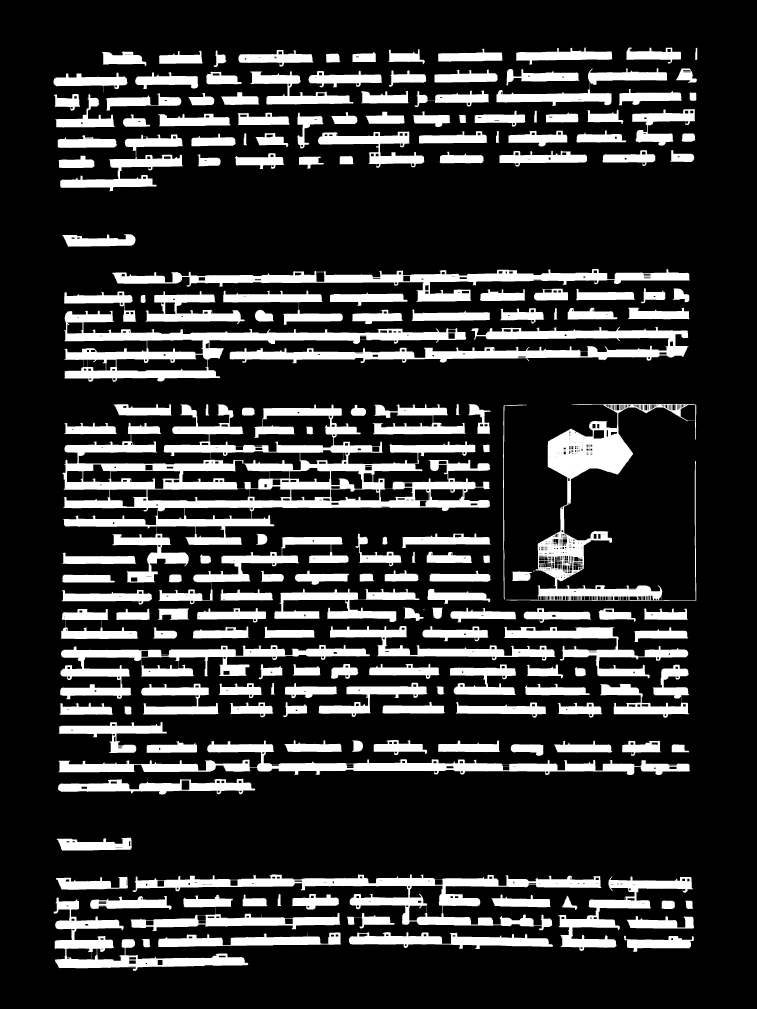
#> input picture src/aa.jpg, 3026 x 4034 px (shown at 1/4 size)
$ python -i dataset_processor.py   (imports and definitions only)
#> lines starting #> are read from the running program, lines starting #| are printed output that depends on the picture; after the words box and inside, x2 and y2 are one past the last pixel; in counts of white or black regions, pixels touching at a corner belong together
### src/utils/helpers.py
import cv2
import matplotlib.pyplot as plt
import numpy as np

def load_image(path, color_type=cv2.IMREAD_GRAYSCALE):
    image = cv2.imread(path, color_type)
    return image

# [12 lines left out: functions debug_display_image, debug_plot_array, not called in this run]

### src/filters/binarization/otsu.py
import cv2
from filters.image_filter import ImageFilter

class OtsuBinarization(ImageFilter):

    def __init__(self):
        """Performs Otsu binarization on given image
        """

        super().__init__()

    def process(self, input_image):
        """Converts given image to binary image using Otsu algorithm

        Arguments:
            input_image {opencv image} -- input image

        Returns:
            opencv image -- Returns binary image where 0 values denotes
                            foreground and 255 background
        """

        _, output_image = cv2.threshold(input_image, 0, 255, cv2.THRESH_BINARY + cv2.THRESH_OTSU)

        return output_image

### src/ocr/filters/noise/noise_removal.py
import cv2
from filters.image_filter import ImageFilter


class NoiseRemoval(ImageFilter):

    def __init__(self, scaled_dimension=800, kernel_size=30):
        """Performs noise removal on given image

        Keyword Arguments:
            scaled_dimension {int} -- Scaled image size (used for cropping foreground) (default: {800})
        """

        super().__init__()
        self.scaled_dimension = scaled_dimension
        self.kernel_size = kernel_size

    def process(self, input_image):
        """Removes noise (dots, uneven fragments...) from given image

        Arguments:
            input_image {opencv image} -- input image where 0 values denotes
                            background and 255 foreground

        Returns:
            opencv image -- Returns binary image where 0 values denotes
                            background and 255 foreground
        """
        height, width = input_image.shape

        new_image = input_image.copy()

        biggest_dimension = max(height, width)
        scale = self.scaled_dimension / biggest_dimension

        new_height, new_width = round(height * scale), round(width * scale)
        scaled_image = cv2.resize(
            new_image, (new_width, new_height), interpolation=cv2.INTER_NEAREST)

        denoised_image = cv2.fastNlMeansDenoising(
            scaled_image, None, 30, 7, 21)
        kernel = cv2.getStructuringElement(
            cv2.MORPH_RECT, (self.kernel_size, self.kernel_size))
        dilated_mask = cv2.dilate(denoised_image, kernel)

        binary_mask = cv2.threshold(
            dilated_mask, 127, 255, cv2.THRESH_BINARY)[1]
        binary_mask = cv2.resize(
            binary_mask, (width, height), interpolation=cv2.INTER_NEAREST)

        output_image = cv2.bitwise_and(
            input_image, input_image, mask=binary_mask)

        return output_image

### src/ocr_image.py
import sys
import cv2
import numpy as np

from utils import hist


class OCRImage:

    MAX_ROTATE = 15

    def __init__(self, image, width, height, x_offset=0, y_offset=0):
        self._image = image
        self._x_offset = x_offset
        self._y_offset = y_offset
        self._width = x_offset
        self._height = height

    def save(self, name):
        cv2.imwrite(name, self._image)

    def get_image(self):
        return self._image

    def set_image(self, image):
        self._image = image

    def get_x(self):
        return self._x_offset

    def get_y(self):
        return self._y_offset

    def get_height(self):
        return self._height

    def get_width(self):
        return self._width

    # [5 lines left out: function get_bounding_box, not called in this run]

    def get_segments(self):
        image = self.get_image()

        h_proj = hist.horizontal_projection(image)
        v_proj = hist.vertical_projection(image)

        min_x, max_x = hist.blob_range(v_proj)
        min_y, max_y = hist.blob_range(h_proj)

        # max is last index with white pixel so add one to catch the last one
        max_x += 1
        max_y += 1

        width = max_x - min_x
        height = max_y - min_y
        roi_image = image[min_y:max_y, min_x:max_x]

        return roi_image, width, height, min_x, min_y

    def fix_skew(self):
        angle = self._calculate_skewed_angle(self._image)

        if abs(angle) < self.MAX_ROTATE:
            self._image = self._rotate_image(self._image, angle)
            self._height, self._width = self._image.shape

        return angle

    def _calculate_skewed_angle(self, image):
        coords = np.column_stack(np.where(image > 0))
        angle = cv2.minAreaRect(coords)[-1]

        if angle < -45:
            return -(90 + angle)
        else:
            return -angle

    def _rotate_image(self, image, angle):
        # Add border so when image is rotated - black pixels will be filled
        image = cv2.copyMakeBorder(
            image, 1, 1, 1, 1, cv2.BORDER_CONSTANT, value=[0, 0, 0])

        height, width = image.shape[:2]
        center = (width // 2, height // 2)

        rotation_matrix = cv2.getRotationMatrix2D(center, angle, 1.0)
        rotated_image = cv2.warpAffine(image, rotation_matrix,
                                       (width, height),
                                       flags=cv2.INTER_CUBIC,
                                       borderMode=cv2.BORDER_REPLICATE)
        output_image = cv2.threshold(
            rotated_image, 127, 255, cv2.THRESH_BINARY)[1]
        return output_image

### src/filters/image_filter.py
import sys

class ImageFilter:

    def __init__(self):
        pass

    def process(self):
        raise NotImplementedError("process not implemented")

### src/dataset_processor.py
import os
import cv2
import argparse
import numpy as np
from filters.noise.noise_removal import NoiseRemoval
from filters.binarization import otsu
from utils.helpers import load_image, debug_display_image, debug_plot_array

from ocr_image import OCRImage
from text_image_v3 import TextImageBaseline
import imutils

def process_image(image_path):
#> called with image_path = 'aa.jpg'
    input_image = load_image(image_path)
#> in load_image, image is the input picture: shape (4034, 3026); min 0, max 255, mean 49.4

    binarizer = otsu.OtsuBinarization()
    binarized_img = binarizer.process(input_image)
#> in process, `_, output_image = cv2.threshold(input_image, 0, 255, cv2.THRESH_BINARY..`: output_image: shape (4034, 3026); 19.4% white; 192 white regions (1 under 20 px), largest, box (x1, y1, x2, y2) and area: (250, 1617, 1961, 2330) 288470, (2025, 1615, 2785, 2404) 105218, (257, 1243, 1865, 1527) 101200
    binarized_img = cv2.bitwise_not(binarized_img)
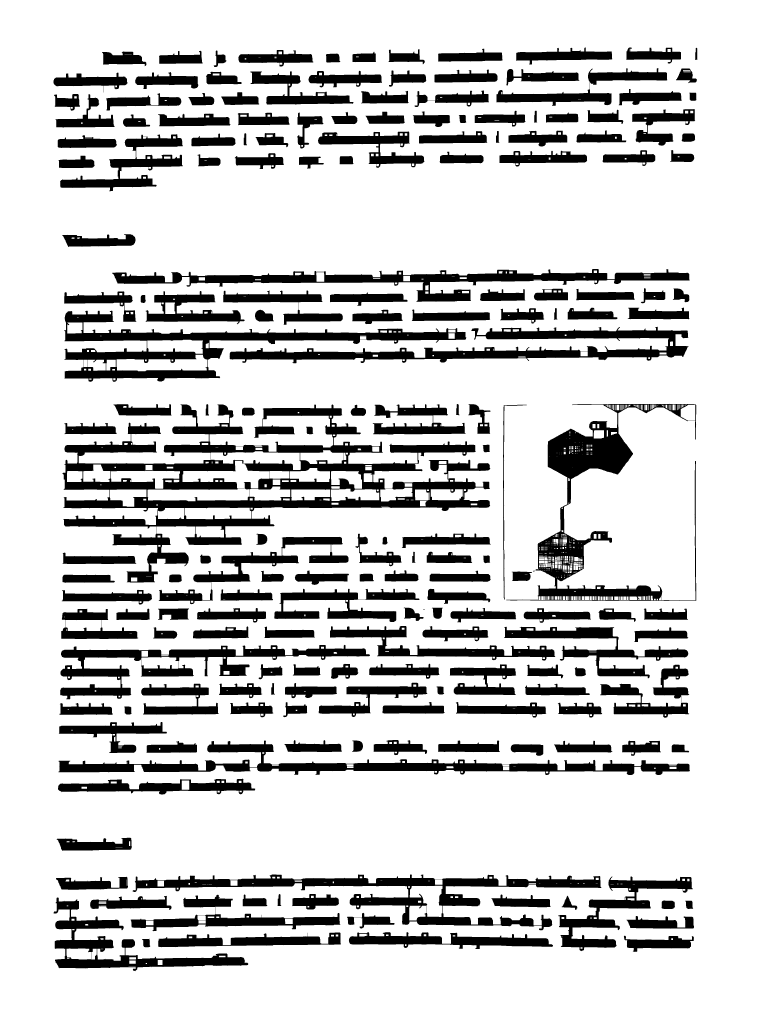
#> binarized_img: shape (4034, 3026) (shown at 1/4 size); 80.6% white; 192 black regions (1 under 20 px), largest, box (x1, y1, x2, y2) and area: (250, 1617, 1961, 2330) 288470, (2025, 1615, 2785, 2404) 105218, (257, 1243, 1865, 1527) 101200

    denoiser = NoiseRemoval()
    input_image = denoiser.process(binarized_img)
#> in process, `scaled_image = cv2.resize( new_image, (new_width, new_height), interpo..`:
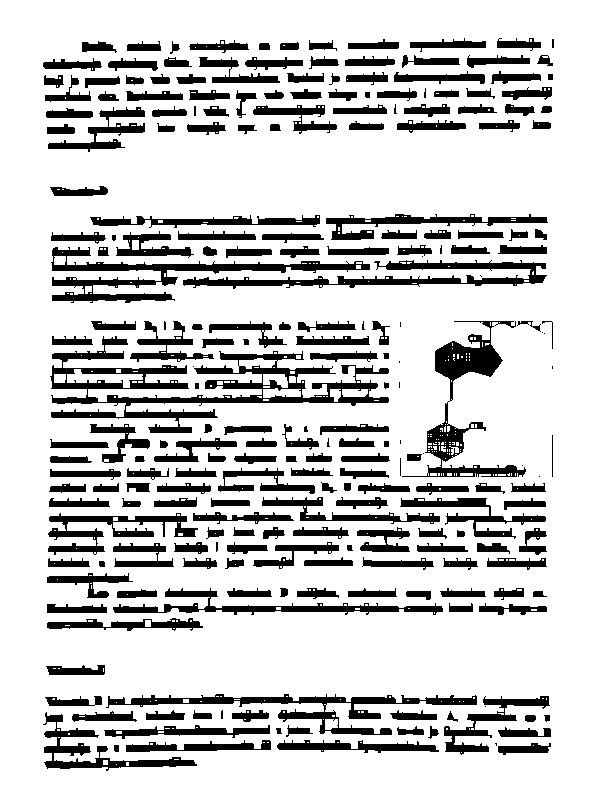
#> scaled_image: shape (800, 600); 80.7% white; 239 black regions (26 under 20 px), largest, box (x1, y1, x2, y2) and area: (50, 336, 389, 433) 8203, (51, 247, 370, 303) 4053, (402, 321, 526, 477) 3970
#> in process, `dilated_mask = cv2.dilate(denoised_image, kernel)`: dilated_mask: shape (800, 600); every value is 255
#> in process, `binary_mask = cv2.resize( binary_mask, (width, height), interpolation=..`: binary_mask: shape (4034, 3026); every value is 255

    height, width = input_image.shape[:2]
#> height = 4034; width = 3026
    ocr_image = OCRImage(input_image, width, height)
    ocr_image.fix_skew()
#> in _calculate_skewed_angle, `coords = np.column_stack(np.where(image > 0))`: coords = 9840165 pairs, first value 0 to 4033, second value 0 to 3025
#> in _calculate_skewed_angle, `angle = cv2.minAreaRect(coords)[-1]`: angle = -90
#> in fix_skew, `angle = self._calculate_skewed_angle(self._image)`: angle = 0
#> in _rotate_image, `image = cv2.copyMakeBorder( image, 1, 1, 1, 1, cv2.BORDER_CONSTANT, va..`: image: shape (4036, 3028); 80.5% white; 193 black regions (1 under 20 px), largest, box (x1, y1, x2, y2) and area: (251, 1618, 1962, 2331) 288470, (2026, 1616, 2786, 2405) 105218, (258, 1244, 1866, 1528) 101200
#> in _rotate_image, `rotation_matrix = cv2.getRotationMatrix2D(center, angle, 1.0)`: rotation_matrix = [[1, 0, 0], [0, 1, 0]]

    roi_image, width, height, min_x, min_y = ocr_image.get_segments()
    text_image = TextImageBaseline(roi_image, width, height, min_x, min_y)
    return text_image

# [56 lines left out: functions process_text_file, get_words, process_words, process, main, not called in this run]


# [2 lines not run here, left out]

#> (the run stopped early here; a loop or call above may not have finished)
